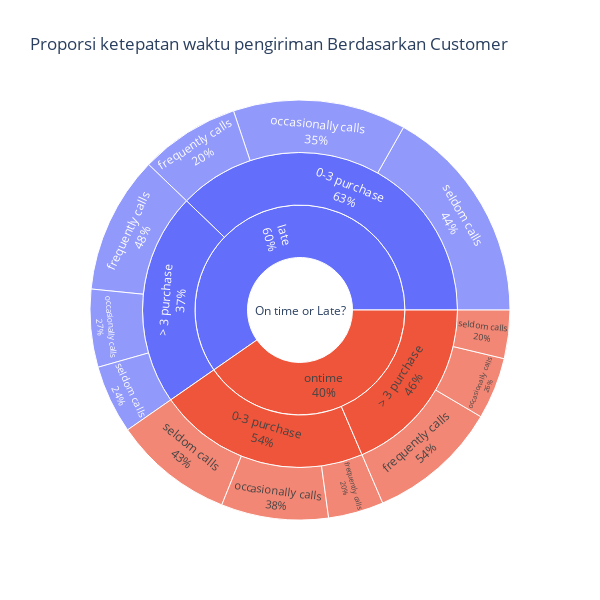

Source (notebook cell):
### Markdown cell above
Tahap ini akan melihat seberapa besar proprsi terjadinya keterlambatan maupun tepat waktu dalam pengiriman produk sampai ke tangan customer dilihat dari kombinasi faktor-faktor yang berkaitan dengan customer, dalam hal ini adalah __`Prior_purchase_category`__ dan __`Customer_calls_class`__

### Code cell
fig = px.sunburst(
    df,path=['Reach_time','Reached.on.Time_Y.N','Prior_purchase_category','Customer_calls_class'],
    title=f'Proporsi ketepatan waktu pengiriman Berdasarkan Customer',
    width=600, 
    height=600,
)

fig.update_traces(textinfo="label+percent parent")                  
fig.show()

### Figure 1 — Plotly figure (JSON) as saved in the notebook; plotly's stock layout.template omitted (floating-point values rounded to 4 significant figures)
{"data": [{"branchvalues": "total", "domain": {"x": [0, 1], "y": [0, 1]}, "hovertemplate": "labels=%{label}<br>count=%{value}<br>parent=%{parent}<br>id=%{id}<extra></extra>", "ids": ["On time or Late?/late/0-3 purchase/frequently calls", "On time or Late?/ontime/0-3 purchase/frequently calls", "On time or Late?/late/> 3 purchase/frequently calls", "On time or Late?/ontime/> 3 purchase/frequently calls", "On time or Late?/late/0-3 purchase/occasionally calls", "On time or Late?/ontime/0-3 purchase/occasionally calls", "On time or Late?/late/> 3 purchase/occasionally calls", "On time or Late?/ontime/> 3 purchase/occasionally calls", "On time or Late?/late/0-3 purchase/seldom calls", "On time or Late?/ontime/0-3 purchase/seldom calls", "On time or Late?/late/> 3 purchase/seldom calls", "On time or Late?/ontime/> 3 purchase/seldom calls", "On time or Late?/late/0-3 purchase", "On time or Late?/ontime/0-3 purchase", "On time or Late?/late/> 3 purchase", "On time or Late?/ontime/> 3 purchase", "On time or Late?/late", "On time or Late?/ontime", "On time or Late?"], "labels": ["frequently calls", "frequently calls", "frequently calls", "frequently calls", "occasionally calls", "occasionally calls", "occasionally calls", "occasionally calls", "seldom calls", "seldom calls", "seldom calls", "seldom calls", "0-3 purchase", "0-3 purchase", "> 3 purchase", "> 3 purchase", "late", "ontime", "On time or Late?"], "name": "", "parents": ["On time or Late?/late/0-3 purchase", "On time or Late?/ontime/0-3 purchase", "On time or Late?/late/> 3 purchase", "On time or Late?/ontime/> 3 purchase", "On time or Late?/late/0-3 purchase", "On time or Late?/ontime/0-3 purchase", "On time or Late?/late/> 3 purchase", "On time or Late?/ontime/> 3 purchase", "On time or Late?/late/0-3 purchase", "On time or Late?/ontime/0-3 purchase", "On time or Late?/late/> 3 purchase", "On time or Late?/ontime/> 3 purchase", "On time or Late?/late", "On time or Late?/ontime", "On time or Late?/late", "On time or Late?/ontime", "On time or Late?", "On time or Late?", ""], "textinfo": "label+percent parent", "type": "sunburst", "values": [845, 469, 1165, 1108, 1467, 908, 659, 523, 1847, 1018, 580, 410, 4159, 2395, 2404, 2041, 6563, 4436, 10999]}], "layout": {"height": 600, "legend": {"tracegroupgap": 0}, "title": {"text": "Proporsi ketepatan waktu pengiriman Berdasarkan Customer"}, "width": 600}}
